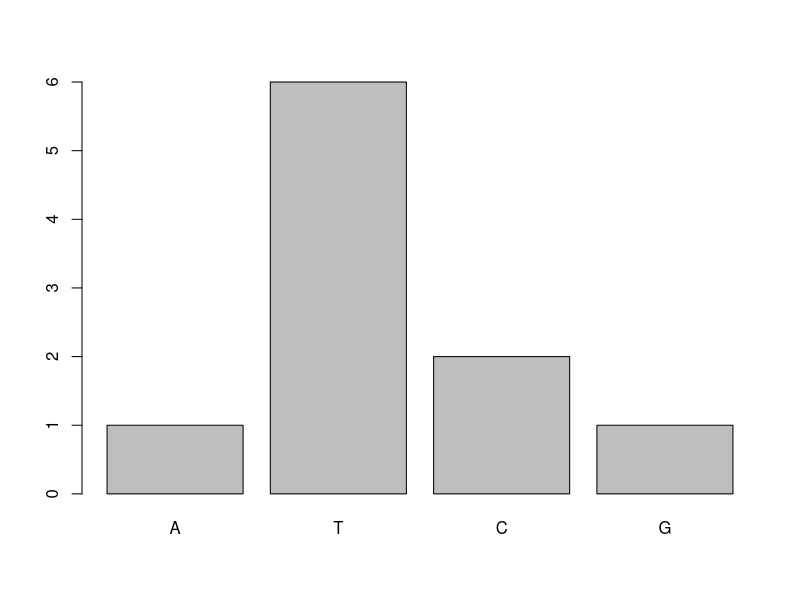

This chart was generated by the following R code:

# Fetch command line arguments
myArgs <- commandArgs(trailingOnly = TRUE)

# Convert to numerics
nums = as.numeric(myArgs)

# cat will write the result to the stdout stream
cat(nums[1])

pdf(file="myplot.pdf")

vector <- c(1, 6, 2, 1)
barplot(vector, names.arg=c("A","T","C","G"))

#graph(nums[1], nums[2], nums[3], nums[4])

#graph <- function(ACount, TCount, CCount, GCount) {
#  vector <- c(ACount, TCount, CCount, GCount)
#  barplot(vector, names.arg=c("A","T","C","G"))
#}

